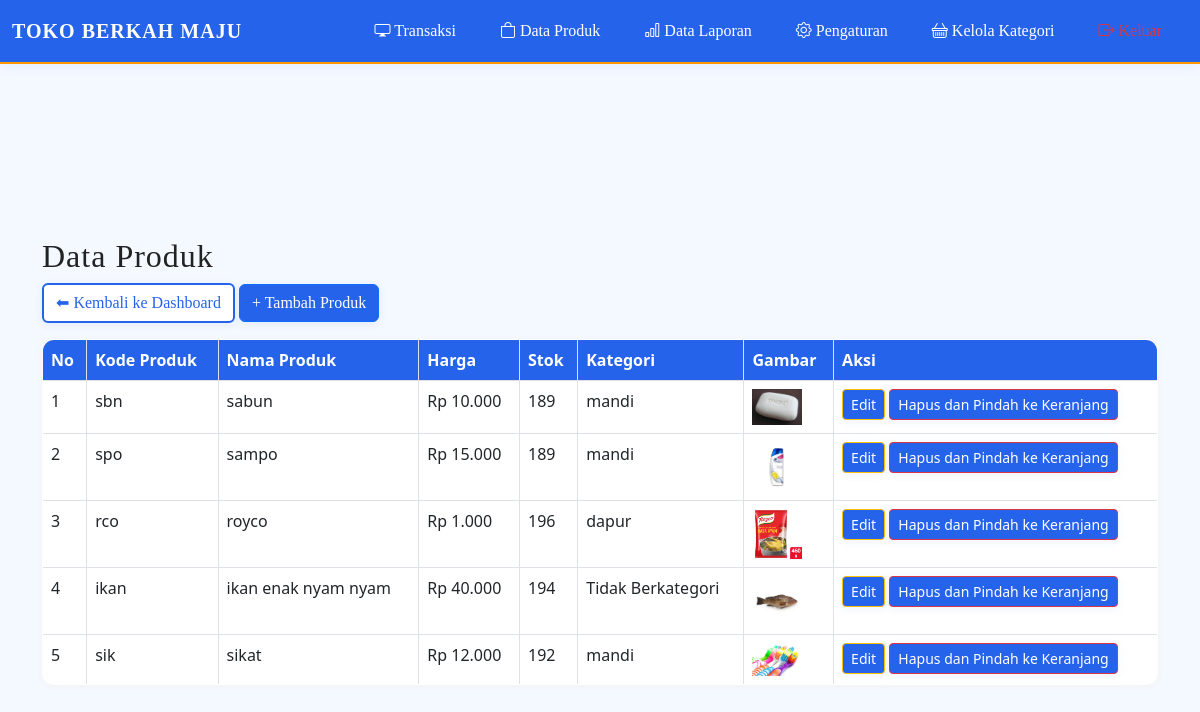
/data_produk.php (signed in), run on the app's committed database.
### tables this page shows
CREATE TABLE IF NOT EXISTS `produk` (
  `id` int(11) NOT NULL AUTO_INCREMENT,
  `kode_produk` varchar(50) NOT NULL,
  `nama_produk` varchar(100) NOT NULL,
  `harga` int(11) NOT NULL,
  `stok` int(11) NOT NULL,
  `gambar` varchar(255) DEFAULT NULL,
  `kategori_id` int(11) DEFAULT NULL,
  PRIMARY KEY (`id`),
  UNIQUE KEY `kode_produk` (`kode_produk`),
  KEY `fk_kategori` (`kategori_id`)
);

CREATE TABLE IF NOT EXISTS `kategori` (
  `id` int(11) NOT NULL AUTO_INCREMENT,
  `nama_kategori` varchar(50) NOT NULL,
  `ikon` varchar(100) DEFAULT NULL,
  PRIMARY KEY (`id`)
);

### data_produk.php (the view, shortened to what this page needs)
<?php
include 'init.php';
?>
<?php include 'navbar.php'; ?>
<!DOCTYPE html>
<html lang="id">
<head>
    <link rel="stylesheet" href="https://cdn.jsdelivr.net/npm/bootstrap@5.3.0/dist/css/bootstrap.min.css">
    <link rel="stylesheet" href="custom_style.php">
</head>
<body class="with-navbar-padding">
    <div class="container mt-5">
        <h2>Data Produk</h2>
        <a href="dashboard.php" class="btn btn-secondary mb-3">⬅ Kembali ke Dashboard</a>
        <a href="tambah_produk.php" class="btn btn-primary mb-3">+ Tambah Produk</a>
        <table class="table table-bordered">
            <thead>
                <tr>
                    <th>No</th>
                    <th>Kode Produk</th>
                    <th>Nama Produk</th>
                    <th>Harga</th>
                    <th>Stok</th>
                    <th>Kategori</th>
                    <th>Gambar</th>
                    <th>Aksi</th>
                </tr>
            </thead>
            <tbody>
                <?php
                $query = mysqli_query($koneksi, "SELECT p.*, k.nama_kategori
                                               FROM produk p
                                               LEFT JOIN kategori k ON p.kategori_id = k.id");
                $no = 1;
                if (mysqli_num_rows($query) > 0) {
                    while ($row = mysqli_fetch_assoc($query)) {
                        $kategori = !empty($row['nama_kategori']) ? $row['nama_kategori'] : "Tidak Berkategori";
                        echo "<tr>
                            <td>{$no}</td>
                            <td>{$row['kode_produk']}</td>
                            <td>{$row['nama_produk']}</td>
                            <td>Rp " . number_format($row['harga'], 0, ',', '.') . "</td>
                            <td>{$row['stok']}</td>
                            <td>{$kategori}</td>
                            <td>";
                            if (!empty($row['gambar']) && file_exists("assets/" . $row['gambar'])) {
                                echo "<img src='assets/{$row['gambar']}' width='50' alt='Gambar {$row['nama_produk']}'>";
                            } else {
                                echo "Tidak ada gambar";
                            }
                        echo "</td>
                            <td>
                                <a href='edit_produk.php?id={$row['id']}' class='btn btn-warning btn-sm'>Edit</a>
                                <a href='data_produk.php?hapus_produk={$row['id']}' class='btn btn-danger btn-sm' onclick='return confirm(\"Yakin ingin memindahkan produk ini ke keranjang dan menghapusnya?\")'>Hapus dan Pindah ke Keranjang</a>
                            </td>
                        </tr>";
                        $no++;
                    }
                } else {
                    echo "<tr><td colspan='8' class='text-center'>Data produk masih kosong</td></tr>";
                }
                ?>
            </tbody>
        </table>
    </div>
</body>
</html>

### navbar.php (shortened to what this page needs)
<!DOCTYPE html>
<html lang="id">
<head>
    <link rel="stylesheet" href="https://cdn.jsdelivr.net/npm/bootstrap@5.3.0/dist/css/bootstrap.min.css">
    <link rel="stylesheet" href="https://cdn.jsdelivr.net/npm/bootstrap-icons/font/bootstrap-icons.css">
    <link rel="stylesheet" href="style.css">
    <link rel="stylesheet" href="custom_style.php">
</head>
<body>
<nav class="navbar navbar-expand-lg navbar-dark fixed-top">
    <div class="container-fluid d-flex justify-content-between align-items-center">
        <a class="navbar-brand" href="dashboard.php">TOKO BERKAH MAJU</a>
        <div class="collapse navbar-collapse" id="navbarNav">
            <ul class="navbar-nav ms-auto">
                <li class="nav-item">
                    <a class="nav-link" href="transaksi.php">
                        <i class="bi bi-display"></i> Transaksi
                    </a>
                </li>
                <li class="nav-item">
                    <a class="nav-link" href="data_produk.php">
                        <i class="bi bi-bag"></i> Data Produk
                    </a>
                </li>
                <li class="nav-item">
                    <a class="nav-link" href="laporan.php">
                        <i class="bi bi-bar-chart"></i> Data Laporan
                    </a>
                </li>
                <li class="nav-item">
                    <a class="nav-link" href="pengaturan.php">
                        <i class="bi bi-gear"></i> Pengaturan
                    </a>
                </li>
                <li class="nav-item">
                    <a class="nav-link" href="manage_kategori.php">
                        <i class="bi bi-basket"></i> Kelola Kategori
                    </a>
                </li>
                <li class="nav-item">
                    <a class="nav-link text-danger" href="logout.php">
                        <i class="bi bi-box-arrow-right"></i> Keluar
                    </a>
                </li>
            </ul>
        </div>
    </div>
</nav>
</body>
</html>

### style.css (style rules this page uses)
:root { --primary-color: #2563eb; --accent-color: #ff9800; --bg-color: #f4f8ff; --btn-color: #2563eb; --table-color: #2563eb; --main-font: 'Segoe UI', Arial, sans-serif; --font-color: #222; }
body { background: var(--bg-color) !important; font-family: var(--main-font) !important; color: var(--font-color) !important; display: flex; justify-content: center; align-items: center; height: 100vh; }
h2 { color: var(--primary-color); font-weight: 700; letter-spacing: 1px; }
button, .btn, .btn-primary { background: var(--btn-color) !important; color: #fff !important; border: none; border-radius: 8px; font-weight: 600; font-size: 1rem; box-shadow: 0 2px 8px rgba(37,99,235,0.08); transition: background 0.2s, box-shadow 0.2s; }
button.btn-secondary, .btn-secondary { background: #fff !important; color: var(--btn-color) !important; border: 2px solid var(--btn-color) !important; }
.table { border-radius: 12px; overflow: hidden; background: #fff; box-shadow: 0 1px 6px rgba(255,152,0,0.06); border: 1.5px solid var(--primary-color); font-family: var(--main-font) !important; }
.table thead th, .table thead td { background: var(--table-color) !important; color: #fff !important; }
.navbar { background: var(--primary-color) !important; box-shadow: 0 2px 12px rgba(37,99,235,0.07); border-bottom: 3px solid var(--accent-color); }
.navbar-brand { color: #fff !important; font-weight: bold; letter-spacing: 1px; }
.nav-link { color: #fff !important; margin-right: 15px; font-weight: 500; transition: color 0.2s, background 0.2s; }
.with-navbar-padding { padding-top: 90px !important; }

### navbar.php (style rules this page uses)
.navbar { border-bottom: 2px solid #ff9800; min-height: 64px; }
.navbar-brand { font-size: 1.5rem; letter-spacing: 1px; display: flex; align-items: center; }
.nav-link { font-size: 1.08rem; padding: 8px 18px !important; border-radius: 8px; margin-right: 8px; }
body { padding-top: 70px; }

### data on the page
produk: kode_produk "sbn", nama_produk "sabun", harga "10.000", stok "189", kategori.nama_kategori "mandi", gambar (picture)
produk: kode_produk "spo", nama_produk "sampo", harga "15.000", stok "189", kategori.nama_kategori "mandi", gambar (picture)
produk: kode_produk "rco", nama_produk "royco", harga "1.000", stok "196", kategori.nama_kategori "dapur", gambar (picture)
produk: kode_produk "ikan", nama_produk "ikan enak nyam nyam", harga "40.000", stok "194", kategori "Tidak Berkategori", gambar (picture)
produk: kode_produk "sik", nama_produk "sikat", harga "12.000", stok "192", kategori.nama_kategori "mandi", gambar (picture)
